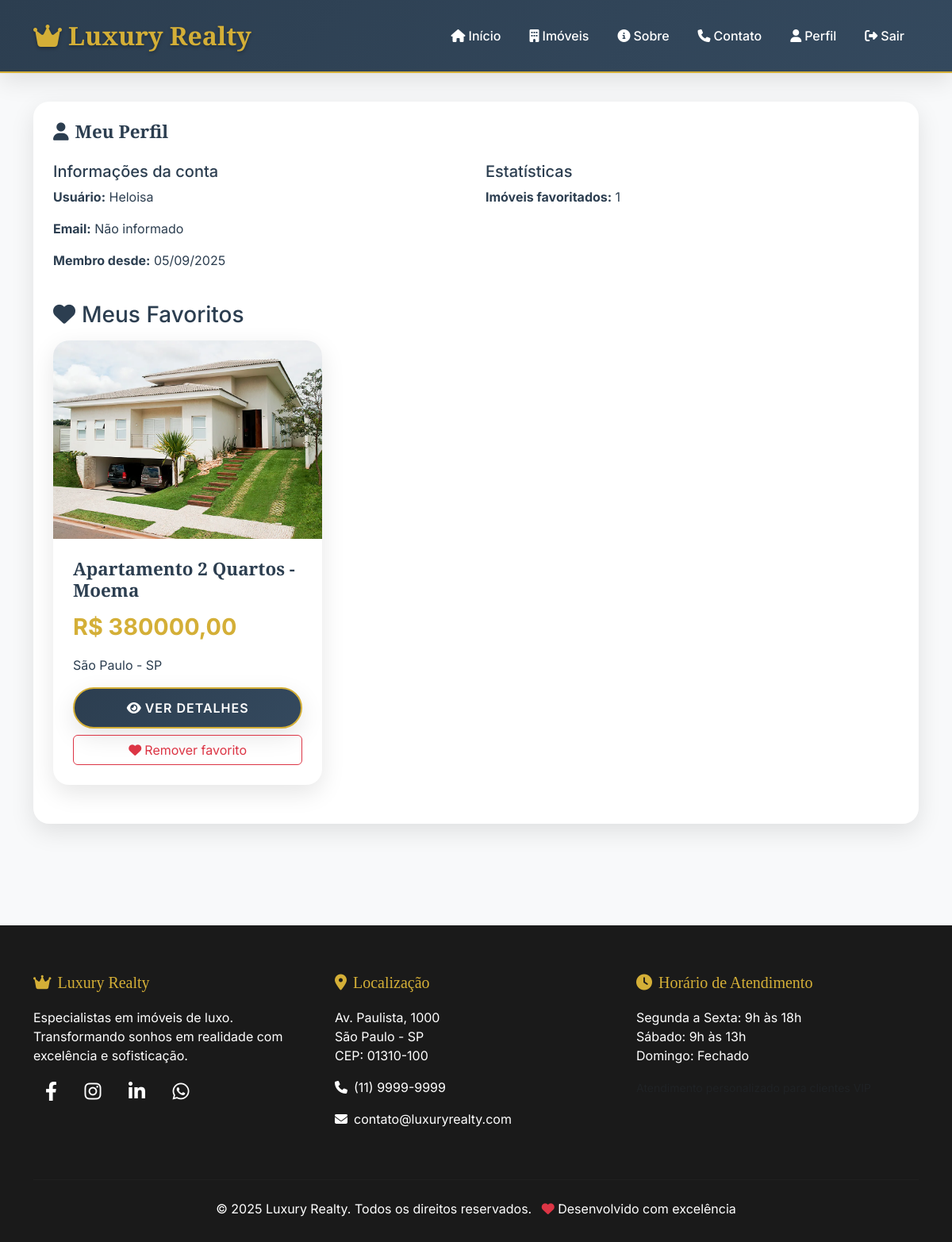
The app's page /profile/ (signed in), older data.
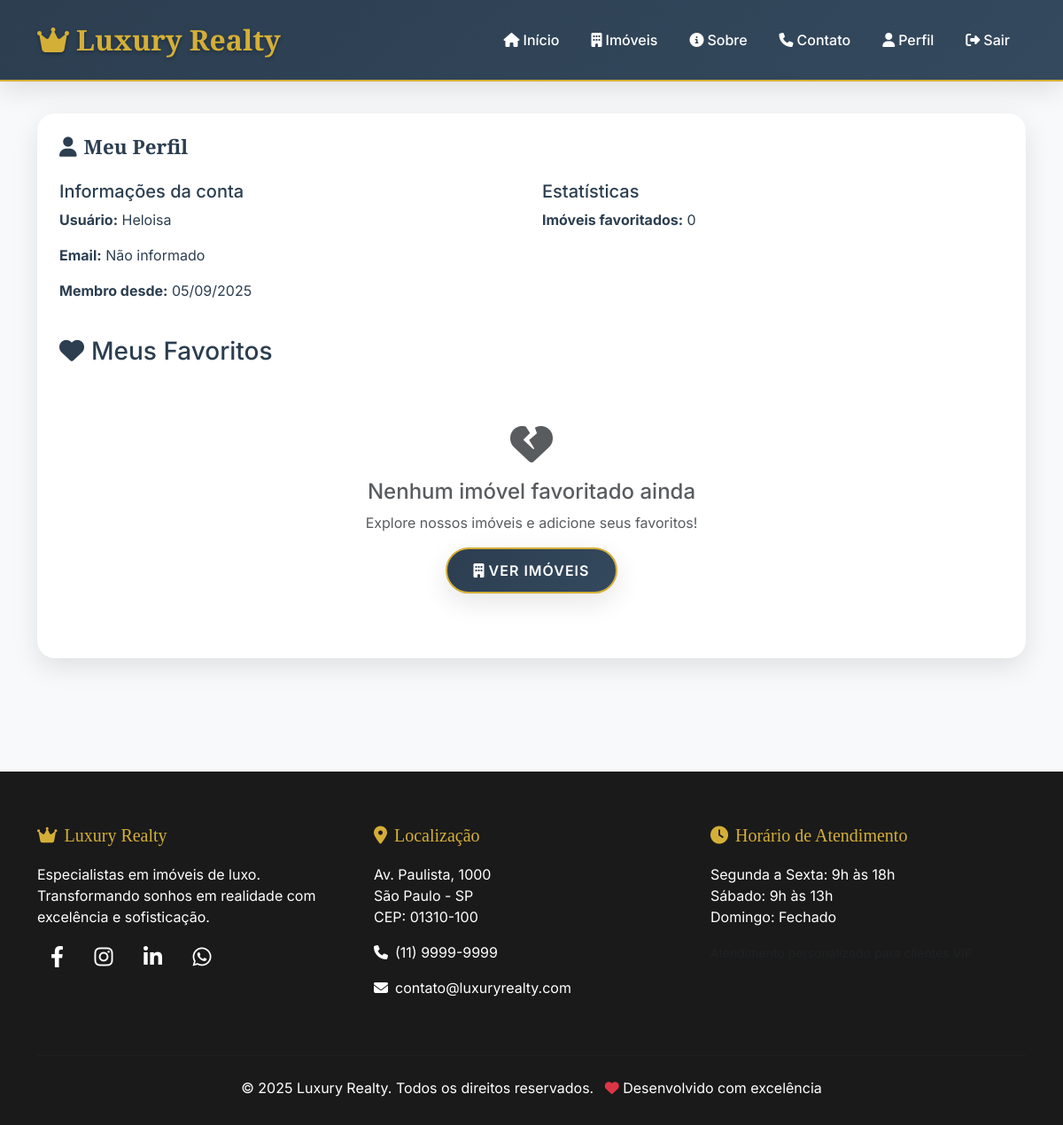
The same page, newer data.
### imoveis/models.py (models this page shows, shortened)
class Favorite(models.Model):
    user = models.ForeignKey('auth.User', on_delete=models.CASCADE, verbose_name="Usuário")
    property = models.ForeignKey(Property, on_delete=models.CASCADE, verbose_name="Imóvel")
    created_at = models.DateTimeField(auto_now_add=True, verbose_name="Adicionado em")
    class Meta:
        verbose_name = "Favorito"
        verbose_name_plural = "Favoritos"
        ordering = ['-created_at']
        unique_together = ['user', 'property']

class Property(models.Model):
    title = models.CharField(max_length=200, verbose_name="Título")
    description = models.TextField(verbose_name="Descrição")
    price = models.DecimalField(max_digits=10, decimal_places=2, verbose_name="Preço")
    address = models.CharField(max_length=300, verbose_name="Endereço")
    city = models.CharField(max_length=100, verbose_name="Cidade")
    state = models.CharField(max_length=100, verbose_name="Estado")
    zip_code = models.CharField(max_length=20, verbose_name="CEP")
    bedrooms = models.IntegerField(verbose_name="Quartos")
    bathrooms = models.DecimalField(max_digits=3, decimal_places=1, verbose_name="Banheiros")
    area = models.IntegerField(verbose_name="Área (m²)")
    image = models.ImageField(upload_to='properties/', blank=True, null=True, verbose_name="Imagem")
    whatsapp_number = models.CharField(max_length=20, blank=True, null=True, verbose_name="WhatsApp", help_text="Número do WhatsApp (ex: 5511999999999)")
    rental_type = models.CharField(max_length=20, choices=[('compra', 'Compra'), ('aluguel', 'Aluguel')], default='compra', verbose_name="Tipo de Locação")
    is_available = models.BooleanField(default=True, verbose_name="Disponível")
    created_at = models.DateTimeField(auto_now_add=True, verbose_name="Criado em")
    updated_at = models.DateTimeField(auto_now=True, verbose_name="Atualizado em")
    class Meta:
        verbose_name = "Imóvel"
        verbose_name_plural = "Imóveis"
        ordering = ['-created_at']

### imoveis/views.py (the view)
# urls.py: path('profile/', views.profile, name='profile'),
@login_required
def profile(request):
    favorites = Favorite.objects.filter(user=request.user).select_related('property')
    return render(request, 'imoveis/profile.html', {'favorites': favorites})

### templates/imoveis/profile.html (shortened to what this page needs)
{% extends 'imoveis/base.html' %}
{% block content %}
<div class="container py-5">
    <div class="row">
        <div class="col-12">
            <div class="card-luxury">
                <div class="card-body">
                    <h2 class="card-title mb-4">
                        <i class="fas fa-user me-2"></i>Meu Perfil
                    </h2>
                    <div class="row mb-4">
                        <div class="col-md-6">
                            <h5>Informações da conta</h5>
                            <p><strong>Usuário:</strong> {{ user.username }}</p>
                            <p><strong>Email:</strong> {{ user.email|default:"Não informado" }}</p>
                            <p><strong>Membro desde:</strong> {{ user.date_joined|date:"d/m/Y" }}</p>
                        </div>
                        <div class="col-md-6">
                            <h5>Estatísticas</h5>
                            <p><strong>Imóveis favoritados:</strong> {{ favorites.count }}</p>
                        </div>
                    </div>
                    <h3 class="mb-3">
                        <i class="fas fa-heart me-2"></i>Meus Favoritos
                    </h3>
                    {% if favorites %}
                        <div class="row">
                            {% for favorite in favorites %}
                                <div class="col-lg-4 col-md-6 mb-4">
                                    <div class="card-luxury h-100">
                                        {% if favorite.property.image %}
                                            <img src="{{ favorite.property.image.url }}" class="card-img-top" alt="{{ favorite.property.title }}">
                                        {% endif %}
                                        <div class="card-body d-flex flex-column">
                                            <h5 class="card-title">{{ favorite.property.title }}</h5>
                                            <p class="price-luxury">R$ {{ favorite.property.price|floatformat:2 }}</p>
                                            <p class="card-text">{{ favorite.property.city }} - {{ favorite.property.state }}</p>
                                            <div class="mt-auto">
                                                <a href="{% url 'property_detail' favorite.property.pk %}" class="btn btn-luxury w-100 mb-2">
                                                    <i class="fas fa-eye me-1"></i>Ver detalhes
                                                </a>
                                                <button class="btn btn-outline-danger w-100 favorite-btn"
                                                        data-property-id="{{ favorite.property.pk }}"
                                                        data-favorited="true">
                                                    <i class="fas fa-heart me-1"></i>Remover favorito
                                                </button>
                                            </div>
                                        </div>
                                    </div>
                                </div>
                            {% endfor %}
                        </div>
                    {% else %}
                        <div class="text-center py-5">
                            <i class="fas fa-heart-broken fa-3x text-muted mb-3"></i>
                            <h4 class="text-muted">Nenhum imóvel favoritado ainda</h4>
                            <p class="text-muted">Explore nossos imóveis e adicione seus favoritos!</p>
                            <a href="{% url 'property_list' %}" class="btn btn-luxury">
                                <i class="fas fa-building me-1"></i>Ver imóveis
                            </a>
                        </div>
                    {% endif %}
                </div>
            </div>
        </div>
    </div>
</div>
{% endblock %}

Row changes from the older to the newer data that the page shows:
removed Favorite: property.image (picture), property "Apartamento 2 Quartos - Moema", property.price "380000,00", property.city "São Paulo", property.state "SP"
Text that changed along with them:
{{ favorites.count }}: "1" → "0"
text now shown: "Nenhum imóvel favoritado ainda Explore nossos imóveis e adicione seus favoritos! VER IMÓVEIS"
